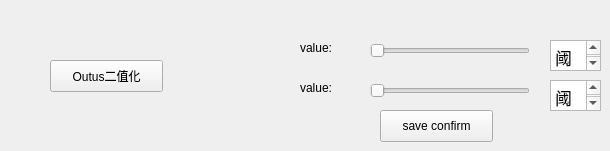
    <widget class="QWidget" name="tab_3">
     <attribute name="title">
      <string>二值化操作</string>
     </attribute>
     <widget class="QPushButton" name="otus">
      <property name="geometry">
       <rect>
        <x>50</x>
        <y>60</y>
        <width>113</width>
        <height>32</height>
       </rect>
      </property>
      <property name="text">
       <string>Outus二值化</string>
      </property>
     </widget>
     <widget class="QSlider" name="yu1">
      <property name="geometry">
       <rect>
        <x>370</x>
        <y>40</y>
        <width>160</width>
        <height>22</height>
       </rect>
      </property>
      <property name="maximum">
       <number>255</number>
      </property>
      <property name="orientation">
       <enum>Qt::Horizontal</enum>
      </property>
     </widget>
     <widget class="QSlider" name="yu2">
      <property name="geometry">
       <rect>
        <x>370</x>
        <y>80</y>
        <width>160</width>
        <height>22</height>
       </rect>
      </property>
      <property name="maximum">
       <number>255</number>
      </property>
      <property name="orientation">
       <enum>Qt::Horizontal</enum>
      </property>
     </widget>
     <widget class="QTextBrowser" name="textBrowser_7">
      <property name="geometry">
       <rect>
        <x>550</x>
        <y>40</y>
        <width>51</width>
        <height>31</height>
       </rect>
      </property>
      <property name="html">
       <string>&lt;!DOCTYPE HTML PUBLIC &quot;-//W3C//DTD HTML 4.0//EN&quot; &quot;http://www.w3.org/TR/REC-html40/strict.dtd&quot;&gt;
&lt;html&gt;&lt;head&gt;&lt;meta name=&quot;qrichtext&quot; content=&quot;1&quot; /&gt;&lt;style type=&quot;text/css&quot;&gt;
p, li { white-space: pre-wrap; }
&lt;/style&gt;&lt;/head&gt;&lt;body style=&quot; font-family:'.SF NS Text'; font-size:13pt; font-weight:400; font-style:normal;&quot;&gt;
&lt;p style=&quot; margin-top:0px; margin-bottom:0px; margin-left:0px; margin-right:0px; -qt-block-indent:0; text-indent:0px;&quot;&gt;阈值1&lt;/p&gt;
&lt;p style=&quot;-qt-paragraph-type:empty; margin-top:0px; margin-bottom:0px; margin-left:0px; margin-right:0px; -qt-block-indent:0; text-indent:0px;&quot;&gt;&lt;br /&gt;&lt;/p&gt;&lt;/body&gt;&lt;/html&gt;</string>
      </property>
     </widget>
     <widget class="QTextBrowser" name="textBrowser_8">
      <property name="geometry">
       <rect>
        <x>550</x>
        <y>80</y>
        <width>51</width>
        <height>31</height>
       </rect>
      </property>
      <property name="html">
       <string>&lt;!DOCTYPE HTML PUBLIC &quot;-//W3C//DTD HTML 4.0//EN&quot; &quot;http://www.w3.org/TR/REC-html40/strict.dtd&quot;&gt;
&lt;html&gt;&lt;head&gt;&lt;meta name=&quot;qrichtext&quot; content=&quot;1&quot; /&gt;&lt;style type=&quot;text/css&quot;&gt;
p, li { white-space: pre-wrap; }
&lt;/style&gt;&lt;/head&gt;&lt;body style=&quot; font-family:'.SF NS Text'; font-size:13pt; font-weight:400; font-style:normal;&quot;&gt;
&lt;p style=&quot; margin-top:0px; margin-bottom:0px; margin-left:0px; margin-right:0px; -qt-block-indent:0; text-indent:0px;&quot;&gt;阈值2&lt;/p&gt;
&lt;p style=&quot;-qt-paragraph-type:empty; margin-top:0px; margin-bottom:0px; margin-left:0px; margin-right:0px; -qt-block-indent:0; text-indent:0px;&quot;&gt;&lt;br /&gt;&lt;/p&gt;&lt;/body&gt;&lt;/html&gt;</string>
      </property>
     </widget>
     <widget class="QLabel" name="label_yu1">
      <property name="geometry">
       <rect>
        <x>300</x>
        <y>40</y>
        <width>60</width>
        <height>16</height>
       </rect>
      </property>
      <property name="text">
       <string>value:</string>
      </property>
     </widget>
     <widget class="QLabel" name="label_yu2">
      <property name="geometry">
       <rect>
        <x>300</x>
        <y>80</y>
        <width>60</width>
        <height>16</height>
       </rect>
      </property>
      <property name="text">
       <string>value:</string>
      </property>
     </widget>
     <widget class="QPushButton" name="save_2">
      <property name="geometry">
       <rect>
        <x>380</x>
        <y>110</y>
        <width>113</width>
        <height>32</height>
       </rect>
      </property>
      <property name="text">
       <string>save confirm</string>
      </property>
     </widget>
    </widget>
